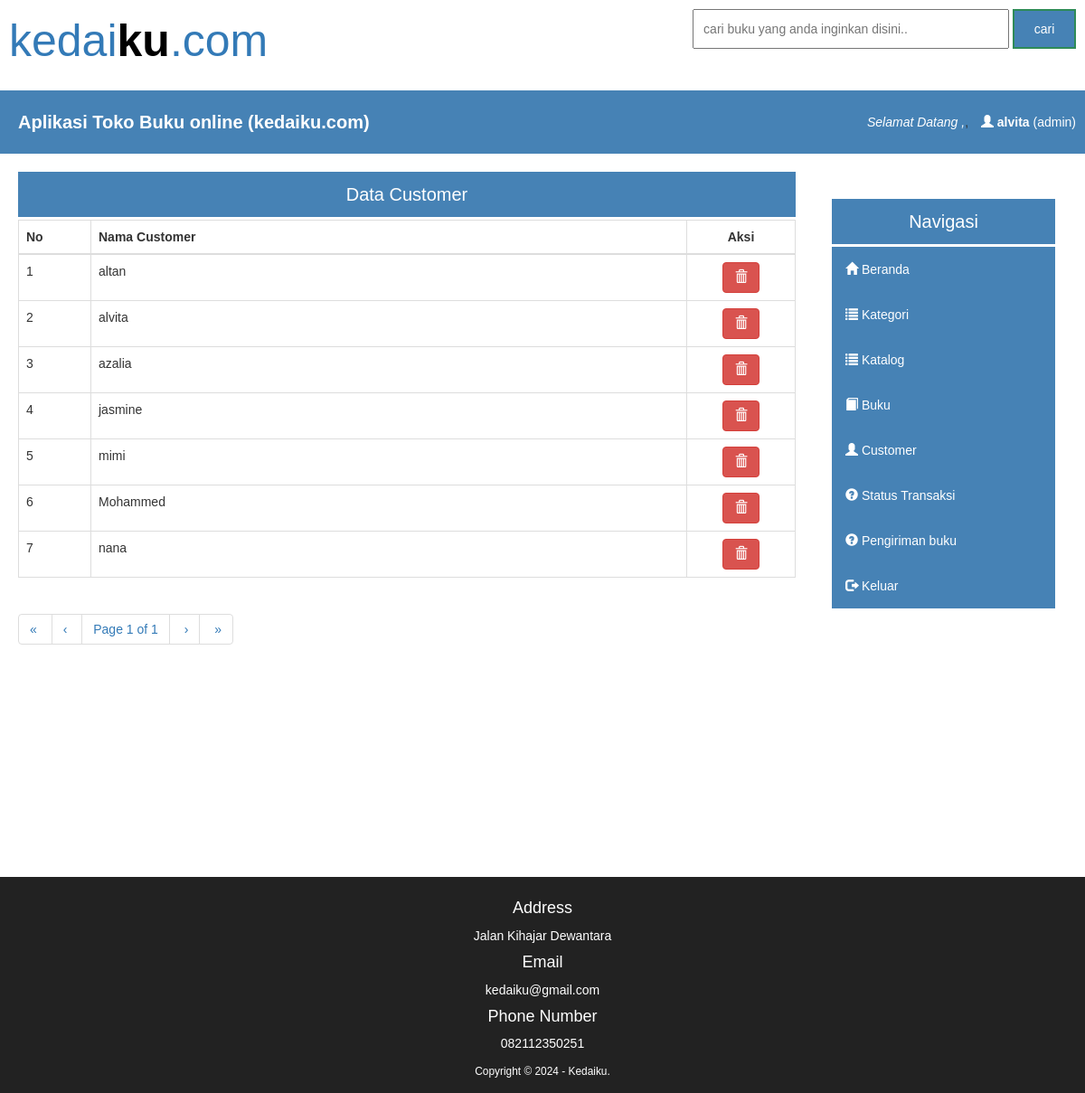
Page /page/admin/customer.php (signed in) on the committed database.
### tables this page shows
CREATE TABLE `customer` (
  `id_cus` int(11) NOT NULL,
  `nama_cus` varchar(40) NOT NULL,
  `email_cus` varchar(40) NOT NULL,
  `password_cus` varchar(40) NOT NULL
);

### page/admin/set_customer.php (the view, shortened to what this page needs)
<?php
include 'pagination1.php';
$hostname = 'localhost';
$username = 'root';
$password = '';
$dbname = 'bookselling';
$koneksi = new mysqli($hostname, $username, $password, $dbname);
$sql =  "SELECT * FROM customer ORDER BY nama_cus";
$result = $koneksi->query($sql);
$rpp = 10;
$reload = "customer.php?pagination=true";
$page = isset($_GET["page"]) ? intval($_GET["page"]) : 1;
$tcount = $result->num_rows;
$tpages = ($tcount) ? ceil($tcount / $rpp) : 1;
$count = 0;
$i = ($page - 1) * $rpp;
$no_urut = ($page - 1) * $rpp;
?>
<div class="hdkonten">
    Data Customer
</div>
<table class="table table-bordered">
    <thead>
        <tr>
            <th>No</th>
            <th>Nama Customer</th>
            <th><center>Aksi</center></th>
        </tr>
    </thead>
    <tbody>
        <?php
        while (($count < $rpp) && ($i < $tcount)) {
            $result->data_seek($i);
            $data = $result->fetch_assoc();
        ?>
            <tr>
                <td width="80px"><?php echo ++$no_urut; ?></td>
                <td><?php echo $data['nama_cus']; ?></td>
                <td width="120px" class="text-center">
                    <a href="#" onclick="confirm_modal('del_cus.php?id=<?php echo $data['id_cus']; ?>');" class="btn btn-danger"><span class="glyphicon glyphicon-trash"></span></a>
                </td>
            </tr>
        <?php
            $i++;
            $count++;
        }
        ?>
    </tbody>
</table>
<div><?php echo paginate_one($reload, $page, $tpages); ?></div>

### css/style.css (style rules this page uses)
* { margin:0; padding: 0; font-family: arial; font-size: 14px; }
.hdkonten { width: 100%; background: #4682b5; text-align: center; line-height: 50px; font-size: 20px; color: #fff; border-bottom: solid 3px #fff; }

### rows in the picture
customer: nama_cus "altan"
customer: nama_cus "alvita"
customer: nama_cus "azalia"
customer: nama_cus "jasmine"
customer: nama_cus "mimi"
customer: nama_cus "Mohammed"
customer: nama_cus "nana"

### other values in the picture
$nama "alvita"
$firstlabel "«"
$prevlabel "‹"
$page "1"
$tpages "1"
$nextlabel "›"
$lastlabel "»"
